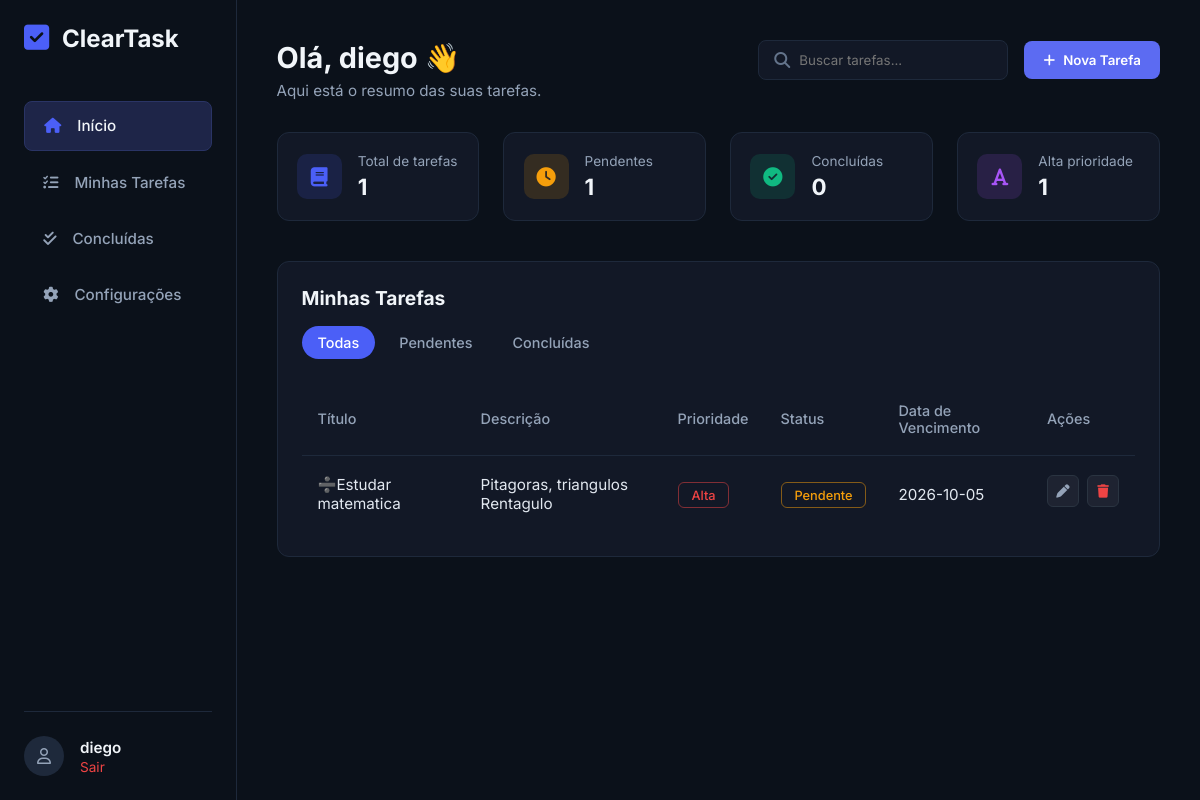
The page /dashboard (signed in) on the database its author committed.
### tables this page shows
CREATE TABLE usuarios (
                id INTEGER PRIMARY KEY AUTOINCREMENT,
                name TEXT NOT NULL,
                email EMAIL NOT NULL UNIQUE,
                password TEXT NOT NULL,
                create_at TEXT , avatar_url TEXT);

CREATE TABLE task (
                id INTEGER PRIMARY KEY AUTOINCREMENT,
                title TEXT NOT NULL,
                description TEXT,
                status TEXT NOT NULL,
                priority TEXT NOT NULL,
                due_date TEXT,
                created_at TEXT NOT NULL DEFAULT CURRENT_TIMESTAMP,
                updated_at TEXT,
                user_id INTEGER NOT NULL);

### app/routes_html/routes_html.py (the view)
@routes.get("/dashboard")
async def dashboard_page(
    request: Request,
    user_id: int = Depends(get_current_user)
):
    user = await auth.me(user_id)
    tasks = await task.view_all_task(user_id)
    stats = {
        "total_tasks": len(tasks),
        "pending_tasks": len([task for task in tasks if task["status"] == "pending"]),
        "completed_tasks": len([task for task in tasks if task["status"] == "completed"]),
        "high_priority_tasks": len([task for task in tasks if task["priority"] == "high"])
    }
    return templates.TemplateResponse(request=request,
                                      name="dashboard.html",
                                      context={"request": request,
                                          "user": user,
                                          "tasks": tasks,
                                          "stats": stats})

### app/templates/dashboard.html (shortened to what this page needs)
<!DOCTYPE html>
<html lang="pt-PT">
<head>
    <link href="https://cdnjs.cloudflare.com/ajax/libs/font-awesome/6.4.0/css/all.min.css" rel="stylesheet">
    <link rel="stylesheet" href="/static/dashboard.css?v=1.2">
</head>
<body>
    <div class="dashboard-container">
        <aside class="sidebar">
            <div class="logo">
                <i class="fa-solid fa-square-check logo-icon"></i>
                <h2>ClearTask</h2>
            </div>
            <nav class="nav-menu">
                <a href="#" class="nav-item active"><i class="fa-solid fa-house"></i> Início</a>
                <a href="#" class="nav-item"><i class="fa-solid fa-list-check"></i> Minhas Tarefas</a>
                <a href="#" class="nav-item"><i class="fa-solid fa-check-double"></i> Concluídas</a>
                <a href="#" class="nav-item"><i class="fa-solid fa-gear"></i> Configurações</a>
            </nav>
            <div class="user-profile">
                <div class="avatar" id="avatarDiv" style="cursor: pointer; overflow: hidden; display: flex; align-items: center; justify-content: center;">
                    <i class="fa-regular fa-user"></i>
                </div>
                <div class="user-info">
                    <span class="user-name">{{user.name}}</span>
                    <a href="/login" class="logout">Sair</a>
                </div>
            </div>
        </aside>
        <main class="main-content">
            <header class="top-header">
                <div class="greeting">
                    <h1>Olá, {{user.name}} 👋</h1>
                    <p>Aqui está o resumo das suas tarefas.</p>
                </div>
                <div class="header-actions">
                    <div class="search-box">
                        <i class="fa-solid fa-magnifying-glass"></i>
                        <input type="text" placeholder="Buscar tarefas...">
                    </div>
                    <button class="btn-primary" onclick="openModal('Nova Tarefa')">
                        <i class="fa-solid fa-plus"></i> Nova Tarefa
                    </button>
                </div>
            </header>
            <section class="stats-grid">
                <div class="stat-card">
                    <div class="stat-icon bg-blue"><i class="fa-solid fa-book"></i></div>
                    <div class="stat-details">
                        <p>Total de tarefas</p>
                        <h3>{{stats.total_tasks}}</h3>
                    </div>
                </div>
                <div class="stat-card">
                    <div class="stat-icon bg-orange"><i class="fa-solid fa-clock"></i></div>
                    <div class="stat-details">
                        <p>Pendentes</p>
                        <h3>{{stats.pending_tasks}}</h3>
                    </div>
                </div>
                <div class="stat-card">
                    <div class="stat-icon bg-green"><i class="fa-solid fa-check-circle"></i></div>
                    <div class="stat-details">
                        <p>Concluídas</p>
                        <h3>{{stats.completed_tasks}}</h3>
                    </div>
                </div>
                <div class="stat-card">
                    <div class="stat-icon bg-purple"><i class="fa-solid fa-font"></i></div>
                    <div class="stat-details">
                        <p>Alta prioridade</p>
                        <h3>{{stats.high_priority_tasks}}</h3>
                    </div>
                </div>
            </section>
            <section class="tasks-section">
                <div class="tasks-header">
                    <h2>Minhas Tarefas</h2>
                    <div class="task-tabs">
                        <button class="tab active">Todas</button>
                        <button class="tab">Pendentes</button>
                        <button class="tab">Concluídas</button>
                    </div>
                </div>
                <div class="table-responsive">
                    <table class="tasks-table">
                        <thead>
                            <tr>
                                <th>Título</th>
                                <th>Descrição</th>
                                <th>Prioridade</th>
                                <th>Status</th>
                                <th>Data de Vencimento</th>
                                <th>Ações</th>
                            </tr>
                        </thead>
                        <tbody>
                            {% for task in tasks %}
                            <tr>
                                <td>{{task.title}}</td>
                                <td>{{task.description or ''}}</td>
                                <td>
                                    {% if task.priority == 'high' %}
                                        <span class="badge priority-high">Alta</span>
                                    {% elif task.priority == 'medium' %}
                                        <span class="badge priority-medium">Média</span>
                                    {% else %}
                                        <span class="badge priority-low">Baixa</span>
                                    {% endif %}
                                </td>
                                <td>
                                    {% if task.status == 'completed' %}
                                        <span class="badge status-completed">Concluída</span>
                                    {% elif task.status == 'pending' %}
                                        <span class="badge status-pending">Pendente</span>
                                    {% else %}
                                        <span class="badge status-in-progress">Em Progresso</span>
                                    {% endif %}
                                </td>
                                <td>{{task.due_date or ''}}</td>
                                <td class="actions">
                                    <button class="btn-icon" onclick="openEditModal('{{ task.id }}', '{{ task.title }}', '{{ task.description or '' }}', '{{ task.priority }}', '{{ task.status }}', '{{ task.due_date or '' }}')">
                                        <i class="fa-solid fa-pen"></i>
                                    </button>
                                    <button class="btn-icon delete" onclick="deleteTask('{{ task.id }}')">
                                        <i class="fa-solid fa-trash"></i>
                                    </button>
                                </td>
                            </tr>
                            {% endfor %}
                        </tbody>
                    </table>
                </div>
            </section>
        </main>
    </div>
</body>
</html>

### app/static/dashboard.css (style rules this page uses)
* { margin: 0; padding: 0; box-sizing: border-box; font-family: 'Inter', -apple-system, sans-serif; }
body { background-color: #0b111a; color: #f1f5f9; }
.dashboard-container { display: flex; height: 100vh; overflow: hidden; }
.sidebar { width: 260px; background-color: #0b111a; border-right: 1px solid #1e293b; display: flex; flex-direction: column; padding: 1.5rem; }
.logo { display: flex; align-items: center; gap: 0.8rem; margin-bottom: 3rem; }
.logo-icon { font-size: 1.8rem; color: #4b5ff7; }
.logo h2 { font-size: 1.5rem; font-weight: 700; }
.nav-menu { display: flex; flex-direction: column; gap: 0.5rem; flex-grow: 1; }
.nav-item { display: flex; align-items: center; gap: 1rem; padding: 0.9rem 1.2rem; color: #94a3b8; text-decoration: none; border-radius: 8px; font-weight: 500; font-size: 0.95rem; transition: all 0.2s; }
.nav-item.active { background-color: #1e2548; color: #f1f5f9; border: 1px solid #2a3465; }
.nav-item.active i { color: #4b5ff7; }
.user-profile { display: flex; align-items: center; gap: 1rem; padding-top: 1.5rem; border-top: 1px solid #1e293b; }
.avatar { width: 40px; height: 40px; border-radius: 50%; background-color: #1e293b; display: flex; justify-content: center; align-items: center; color: #94a3b8; }
.user-info { display: flex; flex-direction: column; }
.user-name { font-weight: 600; font-size: 0.95rem; }
.logout { color: #ef4444; font-size: 0.85rem; text-decoration: none; margin-top: 2px; }
.main-content { flex-grow: 1; padding: 2.5rem; overflow-y: auto; background-color: #0b111a; }
.top-header { display: flex; justify-content: space-between; align-items: flex-start; margin-bottom: 2rem; }
.greeting h1 { font-size: 1.8rem; margin-bottom: 0.4rem; }
.greeting p { color: #94a3b8; font-size: 0.95rem; }
.header-actions { display: flex; gap: 1rem; align-items: center; }
.search-box { position: relative; }
.search-box i { position: absolute; left: 1rem; top: 50%; transform: translateY(-50%); color: #64748b; }
.search-box input { background-color: #121826; border: 1px solid #1e293b; padding: 0.7rem 1rem 0.7rem 2.5rem; border-radius: 8px; color: white; outline: none; width: 250px; }
.btn-primary { background-color: #5c6bf2; color: white; border: none; padding: 0.7rem 1.2rem; border-radius: 8px; cursor: pointer; font-weight: 600; display: flex; align-items: center; gap: 0.5rem; }
.stats-grid { display: grid; grid-template-columns: repeat(4, 1fr); gap: 1.5rem; margin-bottom: 2.5rem; }
.stat-card { background-color: #121826; border: 1px solid #1e293b; padding: 1.2rem; border-radius: 12px; display: flex; align-items: center; gap: 1rem; }
.stat-icon { width: 45px; height: 45px; border-radius: 10px; display: flex; justify-content: center; align-items: center; font-size: 1.2rem; }
.bg-blue { background-color: rgba(75, 95, 247, 0.15); color: #4b5ff7; }
.bg-orange { background-color: rgba(245, 158, 11, 0.15); color: #f59e0b; }
.bg-green { background-color: rgba(16, 185, 129, 0.15); color: #10b981; }
.bg-purple { background-color: rgba(168, 85, 247, 0.15); color: #a855f7; }
.stat-details p { color: #94a3b8; font-size: 0.85rem; margin-bottom: 0.3rem; }
.stat-details h3 { font-size: 1.4rem; }
.tasks-section { background-color: #121826; border: 1px solid #1e293b; border-radius: 12px; padding: 1.5rem; }
.tasks-header { margin-bottom: 1.5rem; }
.tasks-header h2 { font-size: 1.2rem; margin-bottom: 1rem; }
.task-tabs { display: flex; gap: 0.5rem; }
.tab { background: none; border: none; color: #94a3b8; padding: 0.5rem 1rem; cursor: pointer; border-radius: 20px; font-weight: 500; font-size: 0.9rem; }
.tab.active { background-color: #4b5ff7; color: white; }
.tasks-table { width: 100%; border-collapse: collapse; }
.tasks-table th, .tasks-table td { text-align: left; padding: 1.2rem 1rem; border-bottom: 1px solid #1e293b; }
.tasks-table th { color: #94a3b8; font-weight: 500; font-size: 0.9rem; }
.tasks-table td { font-size: 0.95rem; color: #e2e8f0; }
.tasks-table tr:last-child td { border-bottom: none; }
.badge { padding: 0.3rem 0.8rem; border-radius: 6px; font-size: 0.8rem; font-weight: 500; }
.priority-high { color: #ef4444; border: 1px solid rgba(239, 68, 68, 0.5); }
.status-pending { color: #f59e0b; border: 1px solid rgba(245, 158, 11, 0.5); }
.actions { display: flex; gap: 0.5rem; }
.btn-icon { background-color: rgba(255, 255, 255, 0.05); border: 1px solid #2a3441; color: #94a3b8; width: 32px; height: 32px; border-radius: 6px; cursor: pointer; transition: 0.2s; }
.btn-icon.delete { color: #ef4444; }

### rows shown on the page
usuarios: name "diego"
task: title "➗Estudar matematica", description "Pitagoras, triangulos Rentagulo", priority "Alta", status "Pendente", due_date "2026-10-05"

### other values the page prints
{{ stats.total_tasks }} "1"
{{ stats.pending_tasks }} "1"
{{ stats.completed_tasks }} "0"
{{ stats.high_priority_tasks }} "1"
